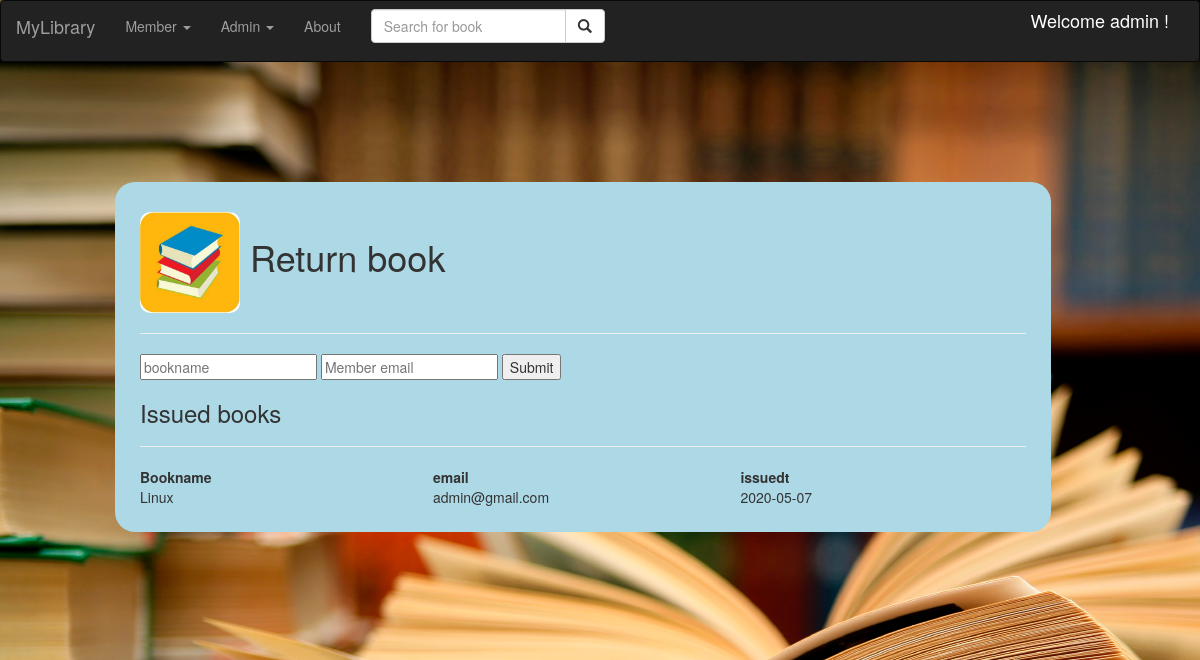
The app's page /return_book (signed in), older data.
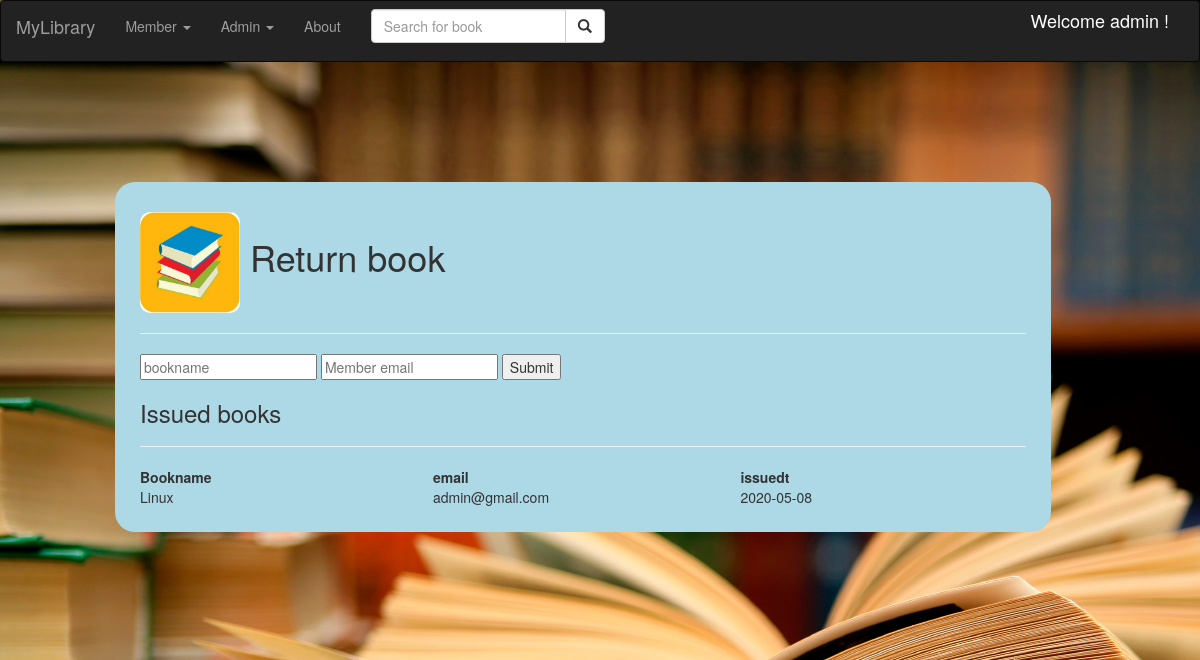
The same page, newer data.
### src/mymodel.py (models this page shows, shortened)
class Bookloans(db.Model):
    __tablename__ ='bookloans'
    id              =db.Column(db.Integer, primary_key=True)
    name            =db.Column(db.String(50))
    email           =db.Column(db.String(50))
    issuedt         =db.Column(db.Date)

### src/myroutes.py (the view, shortened to what this page needs)
@myapp.route('/return_book', methods=['GET','POST'])
def return_book():
    c= user_or_admin()
    if c=='nouser':
        return userpage()
    elif c=='notadmin':
        flash("Please login with admin credentials")
        return render_template('login.html')
    booklist = db.engine.execute("select name, email, issuedt from Bookloans;")
    return render_template('issuebook.html', username=session['username'], booklist=booklist, ret=True)

### src/myroutes.py (called while the page is built)
def user_or_admin():
    if 'username' not in session:
        flash("Please login or signup to continue")
        return 'nouser'
    elif session['username']!='admin':
        return 'notadmin'
    else:
        return 'admin'

### templates/issuebook.html
{% extends "adminpage.html" %}
{%block body2 %}
   <h1><img src='../static/img/book.jpg' style = "Width:100px; border-radius:10px">
{% if ret == True %}
   Return book
{% else %}
    Issue book
{% endif %}
   </h1>
    <hr>
    {% if ret == True %}
    <form action= "{{url_for('myapp.return_book')}}" method="post">
        <input type="text" placeholder="bookname" name="book">
        <input type="text" placeholder="Member email" name="email">
    {% else %}
    <form action= "{{url_for('myapp.issue_book')}}" method="post">
        <input type="text" placeholder="bookname" name="book">
        <input type="text" placeholder="Member email" name="email">
    {% endif %}
    <input type="submit" value="Submit">
</form>
{% if ret == True %}
<h3>Issued books</h3>
{% else %}
<h3>Available books</h3>
{% endif %}
<hr>
<table>
    <tr>
        <th style="width:400px">Bookname</th>
        {% if ret == True %}
        <th style="width:400px">email</th>
        <th style="width:400px">issuedt</th>
        {% endif %}
    </tr>
    {% for book in booklist %}
    <tr>
        <td  style="width:400px">{{ book.name }}</td>
        {% if ret == True %}
        <td  style="width:400px">{{ book.email }}</td>
        <td  style="width:400px">{{ book.issuedt }}</td>
        {% endif %}
    </tr>
    {% endfor %}
</table>
{% endblock %}

### templates/adminpage.html
{% extends "layout.html" %}
{%block body %}
<div style=" border-radius: 20px; background-color: lightblue; width: 80%; min-width:300px; padding:10px 25px 25px 25px;
margin:100px;" >
    {% block body2 %}
    {% endblock %}
</div>
{% endblock %}

### templates/layout.html (shortened to what this page needs)
<!DOCTYPE html>
<html lang="en">
<head>
  <link rel="stylesheet" href="https://maxcdn.bootstrapcdn.com/bootstrap/3.4.1/css/bootstrap.min.css">
</head>
<body style="background-image: url('../static/img/main-bg.jpg');">
<nav class="navbar navbar-inverse">
  <div class="container-fluid">
    <div class="navbar-header">
      <a class="navbar-brand" href="{{ url_for('myapp.showbooks') }}">MyLibrary</a>
    </div>
    <ul class="nav navbar-nav">
      <li class="dropdown" >
        <a href="#" class="dropdown-toggle" data-toggle="dropdown" > <span class="nav-label">Member</span> <span class="caret"></span></a>
        </li>
      <li class="dropdown" >
        <a href="#" class="dropdown-toggle" data-toggle="dropdown" > <span class="nav-label">Admin</span> <span class="caret"></span></a>
        </li>
      <li><a href="{{ url_for('myapp.about') }}">About</a></li>
    </ul>
    <form class="navbar-form navbar-left" action="{{ url_for('myapp.searchbook') }}" method="POST">
      <div class="input-group">
        <input type="text" class="form-control" placeholder="Search for book" name="search">
        <div class="input-group-btn">
          <button class="btn btn-default" type="submit">
            <i class="glyphicon glyphicon-search"></i>
          </button>
        </div>
      </div>
    </form>
    <h4 class="container-fluid" style="text-align: right; color:white">
     Welcome {{ username }} !
    </h4>
  </div>
</nav>
<div class="container-fluid">
    {% block body %}
    {% endblock %}
</div>
</body>
</html>

Row changes from the older to the newer data that the page shows:
changed Bookloans "Linux": issuedt "2020-05-07" → "2020-05-08"
